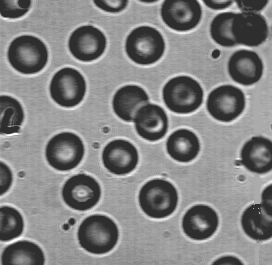
//> input picture image processing/PB13011079_杨智_图像处理上机报告/data/blood1.bmp, 272 x 265 px
$ ./main   (built with g++ and OpenCV 4)
//> lines starting //> are read from the running program, lines starting //| are printed output that depends on the picture
#include <cstdio>
#include <opencv2/core/core.hpp>
#include <opencv2/highgui/highgui.hpp>
#include <opencv2/opencv.hpp>


using namespace std;
using namespace cv;

int window[9];

uchar myfilter2d(Mat kernel)
{
    double ret = 0;
    for (int y = 0; y < 3; y++)
        for (int x = 0; x < 3; x++)
            ret += window[y * 3 + x] * kernel.at<float>(y, x);
    if (ret > 255) ret = 255;
    if (ret < 0) ret = 0;
    uchar temp = (uchar)ret;
    return temp;
}

int main()
{
    Mat src, dst;

    // initial params
    Mat kernel1 = (Mat_<float>(3, 3) << -1, -2, -1, 0, 0, 0, 1, 2, 1);
    Mat kernel2 = (Mat_<float>(3, 3) << -1, 0, 1, -2, 0, 2, -1, 0, 1);
    Point anchor = Point(-1, -1);   // kernel center
    double delta = 0;
    int ddepth = -1;                // same as src.depth();;

    // load image
    src = imread("/Users/yangzhi/Desktop/cv_lab/blood1.bmp");
//> src is the input picture: 265 rows x 272 cols, CV_8UC3; min 46, max 255, mean 129.7
    //src = imread("/Users/yangzhi/Desktop/cv_lab/map.bmp");
    cvtColor(src, src, CV_RGB2GRAY);
//> src: 265 rows x 272 cols, CV_8UC1

    // apply filter
    imshow("original picture", src);
    filter2D(src, dst, ddepth , kernel1, anchor, delta, BORDER_DEFAULT);
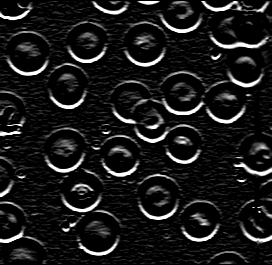
//> dst: 265 rows x 272 cols, CV_8UC1; min 0, max 255, mean 26
    imshow("sobel result 1", dst);
    filter2D(src, dst, ddepth , kernel2, anchor, delta, BORDER_DEFAULT);
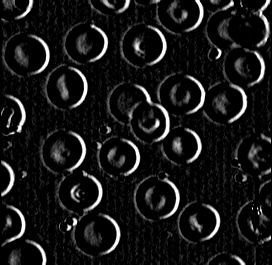
//> dst: 265 rows x 272 cols, CV_8UC1; min 0, max 255, mean 23.3
    imshow("sobel result 2", dst);

    // my implementation 2
    for (int y = 1; y < src.rows - 1; y++)
        for (int x = 1; x < src.cols - 1; x++)
        {
            window[0] = src.at<uchar>(y - 1, x - 1);
            window[1] = src.at<uchar>(y + 1, x + 1);
            window[2] = src.at<uchar>(y - 1, x + 1);
            window[3] = src.at<uchar>(y + 1, x - 1);
            window[4] = src.at<uchar>(y, x - 1);
            window[5] = src.at<uchar>(y, x + 1);
            window[6] = src.at<uchar>(y - 1, x);
            window[7] = src.at<uchar>(y + 1, x);
            window[8] = src.at<uchar>(y, x);
            dst.at<uchar>(y, x) =  myfilter2d(kernel2);
        }
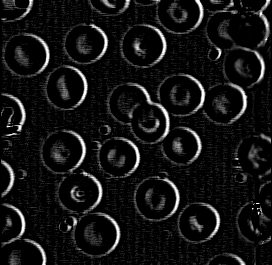
//> dst: 265 rows x 272 cols, CV_8UC1; min 0, max 255, mean 20.1
//> after the loop, window = [160, 160, 160, 165, 165, 160, 155, 165, 155]
    imshow("my sobel result 2", dst);

    waitKey(0);
    return 0;
}
